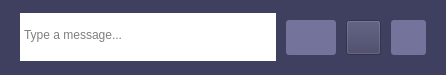
               <widget class="QWidget" name="input_frame" native="true">
                <property name="sizePolicy">
                 <sizepolicy hsizetype="Preferred" vsizetype="Fixed">
                  <horstretch>0</horstretch>
                  <verstretch>0</verstretch>
                 </sizepolicy>
                </property>
                <property name="minimumSize">
                 <size>
                  <width>0</width>
                  <height>75</height>
                 </size>
                </property>
                <property name="maximumSize">
                 <size>
                  <width>16777215</width>
                  <height>75</height>
                 </size>
                </property>
                <property name="styleSheet">
                 <string notr="true">background: #3f3f60;</string>
                </property>
                <layout class="QHBoxLayout" name="horizontalLayout_4">
                 <property name="spacing">
                  <number>10</number>
                 </property>
                 <property name="leftMargin">
                  <number>20</number>
                 </property>
                 <property name="topMargin">
                  <number>10</number>
                 </property>
                 <property name="rightMargin">
                  <number>20</number>
                 </property>
                 <property name="bottomMargin">
                  <number>10</number>
                 </property>
                 <item>
                  <widget class="QWidget" name="horizontalWidget" native="true">
                   <property name="maximumSize">
                    <size>
                     <width>700</width>
                     <height>16777215</height>
                    </size>
                   </property>
                   <layout class="QHBoxLayout" name="horizontalLayout_12">
                    <property name="spacing">
                     <number>10</number>
                    </property>
                    <property name="leftMargin">
                     <number>0</number>
                    </property>
                    <property name="topMargin">
                     <number>0</number>
                    </property>
                    <property name="rightMargin">
                     <number>0</number>
                    </property>
                    <property name="bottomMargin">
                     <number>0</number>
                    </property>
                    <item>
                     <widget class="QWidget" name="input_frame_box" native="true">
                      <property name="minimumSize">
                       <size>
                        <width>0</width>
                        <height>48</height>
                       </size>
                      </property>
                      <property name="maximumSize">
                       <size>
                        <width>16777215</width>
                        <height>48</height>
                       </size>
                      </property>
                      <property name="styleSheet">
                       <string notr="true">background: white;</string>
                      </property>
                      <property name="inputMethodHints">
                       <set>Qt::ImhMultiLine</set>
                      </property>
                      <layout class="QHBoxLayout" name="horizontalLayout_3">
                       <property name="spacing">
                        <number>0</number>
                       </property>
                       <property name="leftMargin">
                        <number>0</number>
                       </property>
                       <property name="topMargin">
                        <number>11</number>
                       </property>
                       <property name="rightMargin">
                        <number>0</number>
                       </property>
                       <property name="bottomMargin">
                        <number>0</number>
                       </property>
                       <item>
                        <widget class="QPlainTextEdit" name="input">
                         <property name="sizePolicy">
                          <sizepolicy hsizetype="Expanding" vsizetype="Fixed">
                           <horstretch>0</horstretch>
                           <verstretch>0</verstretch>
                          </sizepolicy>
                         </property>
                         <property name="minimumSize">
                          <size>
                           <width>0</width>
                           <height>48</height>
                          </size>
                         </property>
                         <property name="maximumSize">
                          <size>
                           <width>16777215</width>
                           <height>48</height>
                          </size>
                         </property>
                         <property name="styleSheet">
                          <string notr="true">font: 10pt &quot;Open Sans&quot;;</string>
                         </property>
                         <property name="frameShape">
                          <enum>QFrame::NoFrame</enum>
                         </property>
                         <property name="verticalScrollBarPolicy">
                          <enum>Qt::ScrollBarAlwaysOff</enum>
                         </property>
                         <property name="horizontalScrollBarPolicy">
                          <enum>Qt::ScrollBarAlwaysOff</enum>
                         </property>
                         <property name="placeholderText">
                          <string>Type a message...</string>
                         </property>
                        </widget>
                       </item>
                      </layout>
                     </widget>
                    </item>
                    <item>
                     <widget class="QPushButton" name="send_button">
                      <property name="enabled">
                       <bool>true</bool>
                      </property>
                      <property name="minimumSize">
                       <size>
                        <width>50</width>
                        <height>35</height>
                       </size>
                      </property>
                      <property name="maximumSize">
                       <size>
                        <width>35</width>
                        <height>35</height>
                       </size>
                      </property>
                      <property name="styleSheet">
                       <string notr="true"> QPushButton:enabled
{
                border-image: url(:/Resources/send.png);
                background:  #73739b;
                border-radius: 3px;
                min-width: 40px;
                min-height:25px;
                padding: 5px;
                outline: 0px;
}

 QPushButton:disabled
{
                border-image: url(:/Resources/send_disabled.png);
                background:  #73739b;
                border-radius: 3px;
                min-width: 40px;
                min-height:25px;
                padding: 5px;
}

QPushButton:hover
{
                background: #7a7aa1;
}

QPushButton:pressed
 {
        background: #8f8fb3;
}</string>
                      </property>
                     </widget>
                    </item>
                    <item>
                     <widget class="QPushButton" name="file_button">
                      <property name="enabled">
                       <bool>false</bool>
                      </property>
                      <property name="minimumSize">
                       <size>
                        <width>35</width>
                        <height>35</height>
                       </size>
                      </property>
                      <property name="maximumSize">
                       <size>
                        <width>35</width>
                        <height>35</height>
                       </size>
                      </property>
                      <property name="mouseTracking">
                       <bool>true</bool>
                      </property>
                      <property name="styleSheet">
                       <string notr="true"> QPushButton:enabled
{
                border-image: url(:/Resources/search.png);
                background:  #73739b;
                border-radius: 3px;
                min-height:25px;
                padding: 5px;
                outline: 0px;
}

QPushButton:hover
{
                background: #7a7aa1;
}

QPushButton:pressed
 {
        background: #8f8fb3;
}</string>
                      </property>
                      <property name="text">
                       <string/>
                      </property>
                     </widget>
                    </item>
                    <item>
                     <widget class="QPushButton" name="smile_button">
                      <property name="minimumSize">
                       <size>
                        <width>35</width>
                        <height>35</height>
                       </size>
                      </property>
                      <property name="maximumSize">
                       <size>
                        <width>35</width>
                        <height>35</height>
                       </size>
                      </property>
                      <property name="styleSheet">
                       <string notr="true"> QPushButton:enabled
{
                border-image: url(:/Resources/smile.png);
                background:  #73739b;
                border-radius: 3px;
                min-height:25px;
                padding: 5px;
                outline: 0px;
}

QPushButton:hover
{
                background: #7a7aa1;
}

QPushButton:pressed
 {
        background: #8f8fb3;
}</string>
                      </property>
                      <property name="text">
                       <string/>
                      </property>
                     </widget>
                    </item>
                   </layout>
                  </widget>
                 </item>
                </layout>
               </widget>
